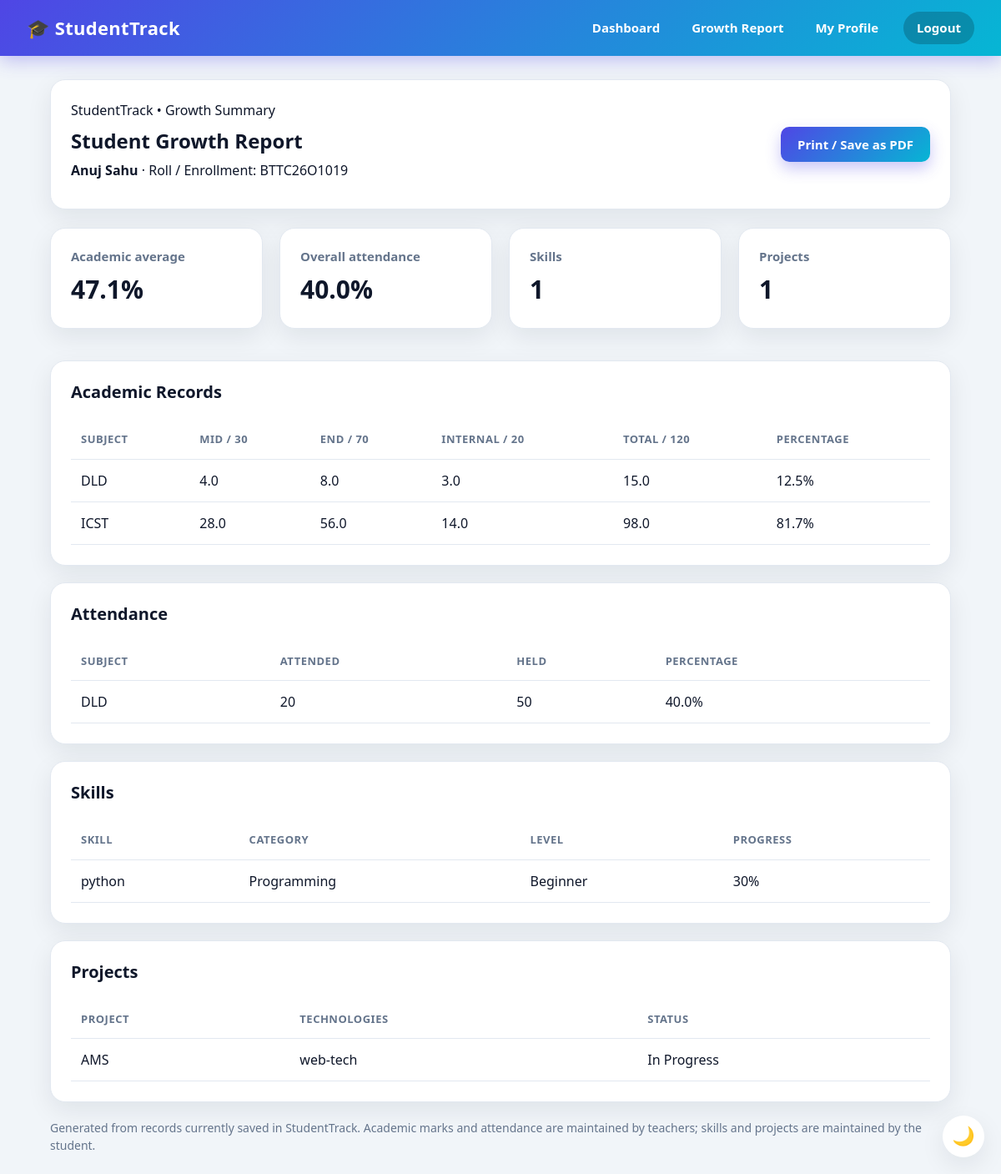
Page /report (signed in) on the earlier database version.
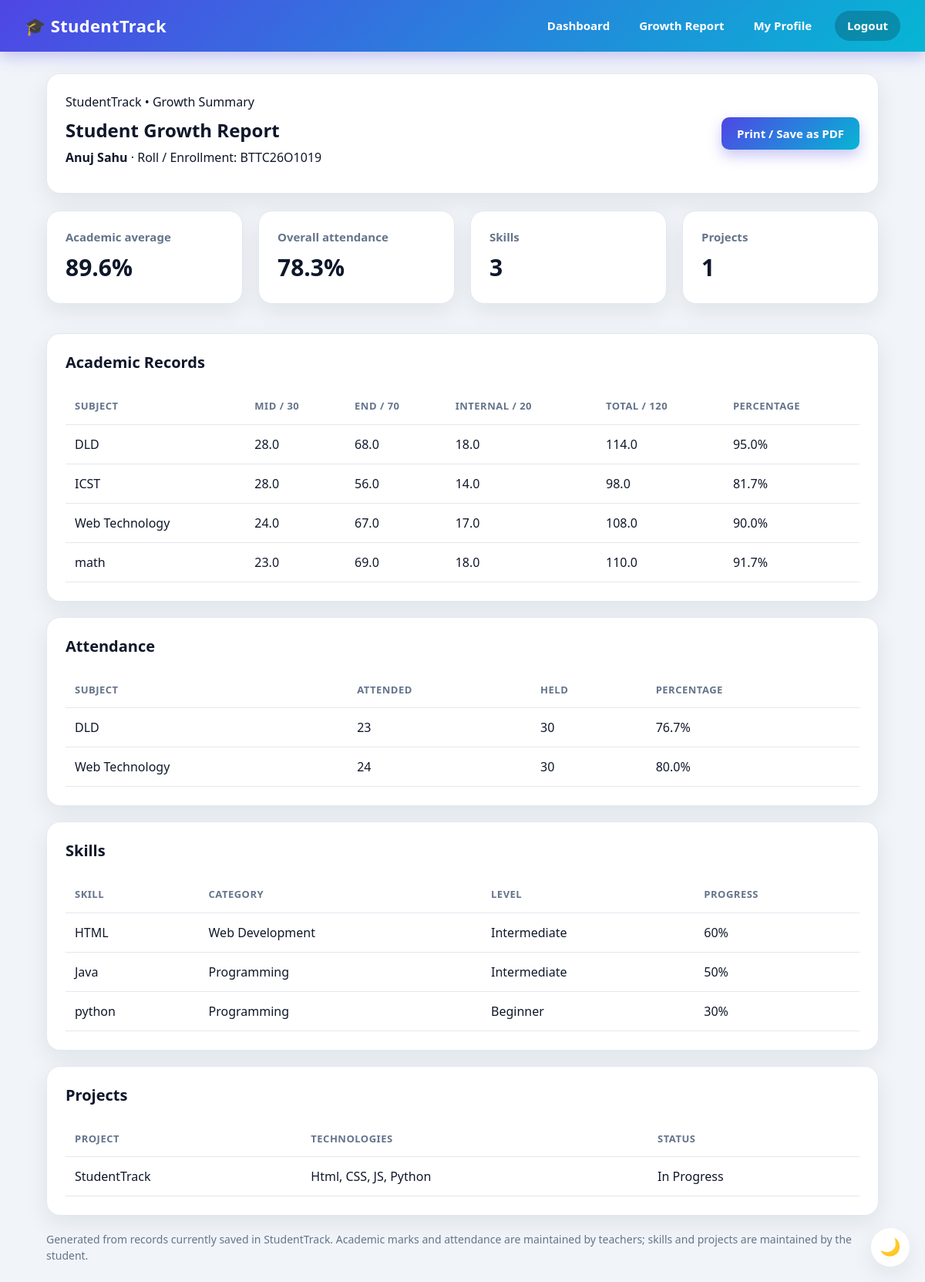
Same page on the later database version.
### tables this page shows
CREATE TABLE users (
            id INTEGER PRIMARY KEY AUTOINCREMENT,
            name TEXT,
            father_name TEXT,
            enrollment TEXT,
            mobile TEXT,
            email TEXT,
            password TEXT
        );

CREATE TABLE academic_records (
            id INTEGER PRIMARY KEY AUTOINCREMENT,
            enrollment TEXT NOT NULL,
            subject TEXT NOT NULL,
            mid_sem REAL NOT NULL DEFAULT 0,
            end_sem REAL NOT NULL DEFAULT 0,
            internal_lab REAL NOT NULL DEFAULT 0,
            UNIQUE(enrollment, subject)
        );

CREATE TABLE attendance (
            id INTEGER PRIMARY KEY AUTOINCREMENT,
            enrollment TEXT NOT NULL,
            subject TEXT NOT NULL,
            total_classes INTEGER NOT NULL DEFAULT 0,
            attended_classes INTEGER NOT NULL DEFAULT 0,
            UNIQUE(enrollment, subject)
        );

CREATE TABLE skills (
            id INTEGER PRIMARY KEY AUTOINCREMENT,
            enrollment TEXT,
            skill_name TEXT,
            level TEXT,
            category TEXT NOT NULL DEFAULT 'Other'
        , progress INTEGER NOT NULL DEFAULT 0, learning_note TEXT DEFAULT '');

CREATE TABLE projects (
        id INTEGER PRIMARY KEY AUTOINCREMENT,
        enrollment TEXT NOT NULL,
        title TEXT NOT NULL,
        technologies TEXT DEFAULT '',
        description TEXT DEFAULT '',
        project_url TEXT DEFAULT '',
        status TEXT NOT NULL DEFAULT 'In Progress'
    );

### app.py (the view)
@app.route("/report")
def growth_report():
    if "enrollment" not in session:
        return redirect("/")
    db = sqlite3.connect("students.db")
    user = db.execute("SELECT name, enrollment FROM users WHERE enrollment=?", (session["enrollment"],)).fetchone()
    academic = db.execute("SELECT subject, mid_sem, end_sem, internal_lab FROM academic_records WHERE enrollment=? ORDER BY subject", (session["enrollment"],)).fetchall()
    attendance_rows = db.execute("SELECT subject, total_classes, attended_classes FROM attendance WHERE enrollment=? ORDER BY subject", (session["enrollment"],)).fetchall()
    skills = db.execute("SELECT skill_name, category, level, progress FROM skills WHERE enrollment=? ORDER BY skill_name", (session["enrollment"],)).fetchall()
    projects = db.execute("SELECT title, technologies, status FROM projects WHERE enrollment=? ORDER BY title", (session["enrollment"],)).fetchall()
    db.close()
    if not user:
        return redirect("/")
    subject_percentages = [((r[1]+r[2]+r[3])*100/120) for r in academic]
    academic_average = round(sum(subject_percentages)/len(subject_percentages), 1) if subject_percentages else 0
    total_held = sum(r[1] for r in attendance_rows)
    total_attended = sum(r[2] for r in attendance_rows)
    attendance_percent = round(total_attended*100/total_held, 1) if total_held else 0
    return render_template("report.html", user=user, academic=academic, attendance_rows=attendance_rows,
        skills=skills, projects=projects, academic_average=academic_average, attendance_percent=attendance_percent)

### app.py (called while the page is built)
@app.after_request
def no_cache(response):
    response.headers["Cache-Control"] = "no-store"
    return response

### templates/report.html (shortened to what this page needs)
{% extends "base.html" %}
{% block nav %}{% include "nav_student.html" %}{% endblock %}
{% block content %}
<main class="container report-page">
  <section class="card report-heading"><div><p class="eyebrow">StudentTrack • Growth Summary</p><h1>Student Growth Report</h1><p><b>{{ user[0] }}</b> · Roll / Enrollment: {{ user[1] }}</p></div><button class="btn btn-primary no-print" onclick="window.print()">Print / Save as PDF</button></section>
  <section class="stats"><div class="card stat"><div><h3>Academic average</h3><p class="big">{{ academic_average }}%</p></div></div><div class="card stat"><div><h3>Overall attendance</h3><p class="big">{{ attendance_percent }}%</p></div></div><div class="card stat"><div><h3>Skills</h3><p class="big">{{ skills|length }}</p></div></div><div class="card stat"><div><h3>Projects</h3><p class="big">{{ projects|length }}</p></div></div></section>
  <section class="card"><h2>Academic Records</h2><div class="table-wrap"><table><thead><tr><th>Subject</th><th>Mid / 30</th><th>End / 70</th><th>Internal / 20</th><th>Total / 120</th><th>Percentage</th></tr></thead><tbody>{% for r in academic %}<tr><td>{{ r[0] }}</td><td>{{ r[1] }}</td><td>{{ r[2] }}</td><td>{{ r[3] }}</td><td>{{ r[1]+r[2]+r[3] }}</td><td>{{ '%.1f'|format((r[1]+r[2]+r[3])*100/120) }}%</td></tr>{% else %}<tr><td colspan="6">No records</td></tr>{% endfor %}</tbody></table></div></section>
  <section class="card"><h2>Attendance</h2><div class="table-wrap"><table><thead><tr><th>Subject</th><th>Attended</th><th>Held</th><th>Percentage</th></tr></thead><tbody>{% for r in attendance_rows %}<tr><td>{{ r[0] }}</td><td>{{ r[2] }}</td><td>{{ r[1] }}</td><td>{{ '%.1f'|format(r[2]*100/r[1] if r[1] else 0) }}%</td></tr>{% else %}<tr><td colspan="4">No records</td></tr>{% endfor %}</tbody></table></div></section>
  <section class="card"><h2>Skills</h2><div class="table-wrap"><table><thead><tr><th>Skill</th><th>Category</th><th>Level</th><th>Progress</th></tr></thead><tbody>{% for s in skills %}<tr><td>{{ s[0] }}</td><td>{{ s[1] }}</td><td>{{ s[2] }}</td><td>{{ s[3] }}%</td></tr>{% else %}<tr><td colspan="4">No skills</td></tr>{% endfor %}</tbody></table></div></section>
  <section class="card"><h2>Projects</h2><div class="table-wrap"><table><thead><tr><th>Project</th><th>Technologies</th><th>Status</th></tr></thead><tbody>{% for p in projects %}<tr><td>{{ p[0] }}</td><td>{{ p[1] }}</td><td>{{ p[2] }}</td></tr>{% else %}<tr><td colspan="3">No projects</td></tr>{% endfor %}</tbody></table></div></section>
  <p class="hint">Generated from records currently saved in StudentTrack. Academic marks and attendance are maintained by teachers; skills and projects are maintained by the student.</p>
</main>
{% endblock %}

### templates/base.html (shortened to what this page needs)
<!DOCTYPE html>
<html lang="en">
<head>
    <link rel="stylesheet" href="{{ url_for('static', filename='style.css') }}">
</head>
<body>
    {% block nav %}{% endblock %}
    {% block content %}{% endblock %}
    <button id="themeBtn" class="theme-btn" type="button" title="Dark / light mode">🌙</button>
</body>
</html>

### templates/nav_student.html (shortened to what this page needs)
<header class="navbar">
    <a class="brand" href="/dashboard">🎓 StudentTrack</a>
    <nav class="nav-links">
        <a href="/dashboard" class="{% if request.path == '/dashboard' %}active{% endif %}">Dashboard</a>
        <a href="/report">Growth Report</a>
        <a href="/profile" class="{% if request.path == '/profile' %}active{% endif %}">My Profile</a>
        <a href="/logout" class="logout">Logout</a>
    </nav>
</header>

### static/style.css (style rules this page uses)
:root { --bg: #f1f5f9; --card: #ffffff; --text: #0f172a; --muted: #64748b; --border: #e2e8f0; --primary: #4f46e5; --primary-dark: #4338ca; --primary-soft: #eef2ff; --good: #16a34a; --mid: #d97706; --low: #dc2626; --input-bg: #ffffff; --shadow: 0 10px 30px rgba(15, 23, 42, 0.08); --grad: linear-gradient(135deg, #4f46e5 0%, #06b6d4 100%); }
* { box-sizing: border-box; }
html { scroll-behavior: smooth; scroll-padding-top: 90px; }
body { margin: 0; font-family: "Segoe UI", Tahoma, Arial, sans-serif; background: var(--bg); color: var(--text); line-height: 1.5; transition: background 0.3s, color 0.3s; }
h1, h2, h3 { margin: 0 0 8px; line-height: 1.25; }
h2 { font-size: 20px; }
h3 { font-size: 15px; color: var(--muted); font-weight: 600; }
p { margin: 0 0 10px; }
a { color: var(--primary); text-decoration: none; }
.container { max-width: 1120px; margin: 0 auto; padding: 28px 20px 10px; }
.hint { color: var(--muted); font-size: 14px; margin-bottom: 14px; }
.navbar { position: sticky; top: 0; z-index: 40; display: flex; align-items: center; justify-content: space-between; padding: 14px 32px; background: var(--grad); color: #fff; box-shadow: 0 6px 20px rgba(79, 70, 229, 0.3); }
.brand { color: #fff; font-size: 22px; font-weight: 700; letter-spacing: 0.3px; }
.nav-links { display: flex; align-items: center; gap: 6px; }
.nav-links a { color: #fff; padding: 8px 16px; border-radius: 30px; font-weight: 600; font-size: 15px; transition: background 0.2s; }
.nav-links a.logout { background: rgba(0, 0, 0, 0.2); margin-left: 8px; }
.card { background: var(--card); border-radius: 18px; padding: 24px; box-shadow: var(--shadow); border: 1px solid var(--border); transition: transform 0.25s, box-shadow 0.25s, background 0.3s; }
.stats { display: grid; grid-template-columns: repeat(auto-fit, minmax(220px, 1fr)); gap: 20px; margin: 22px 0; }
.stat { display: flex; align-items: center; gap: 16px; }
.stat .big { font-size: 30px; font-weight: 700; margin: 0; }
.btn { display: inline-block; padding: 11px 20px; font-size: 15px; font-weight: 600; border: none; border-radius: 10px; cursor: pointer; text-align: center; font-family: inherit; transition: transform 0.15s, box-shadow 0.2s, background 0.2s; }
.btn-primary { background: var(--grad); color: #fff; box-shadow: 0 8px 18px rgba(79, 70, 229, 0.3); }
.table-wrap { overflow-x: auto; }
table { width: 100%; border-collapse: collapse; margin-top: 14px; }
th, td { text-align: left; padding: 13px 12px; border-bottom: 1px solid var(--border); white-space: nowrap; }
th { color: var(--muted); font-size: 13px; text-transform: uppercase; letter-spacing: 0.5px; }
.theme-btn { position: fixed; right: 20px; bottom: 20px; width: 50px; height: 50px; border-radius: 50%; border: none; background: var(--card); box-shadow: var(--shadow); font-size: 22px; cursor: pointer; z-index: 70; transition: transform 0.2s; }
.stats > :nth-child(2) { animation-delay: 0.08s; }
.stats > :nth-child(3) { animation-delay: 0.16s; }
.stats > :nth-child(4) { animation-delay: 0.24s; }
.report-heading { display:flex; justify-content:space-between; align-items:center; gap:20px; }
.report-page .card { margin-bottom:18px; }
.container > .card, .container > section.card { margin-bottom: 20px; }
.container > .stats { margin-bottom: 20px; }

Differences in the rows shown:
removed projects: title "AMS", technologies "web-tech", status "In Progress"
changed academic_records "DLD": mid_sem "4.0" → "28.0"; end_sem "8.0" → "68.0"; internal_lab "3.0" → "18.0"; r[1]+r[2]+r[3] "15.0" → "114.0"; (r[1]+r[2]+r[3])*100/120 "12.5" → "95.0"
added academic_records: subject "Web Technology", mid_sem "24.0", end_sem "67.0", internal_lab "17.0", r[1]+r[2]+r[3] "108.0", (r[1]+r[2]+r[3])*100/120 "90.0"
added academic_records: subject "math", mid_sem "23.0", end_sem "69.0", internal_lab "18.0", r[1]+r[2]+r[3] "110.0", (r[1]+r[2]+r[3])*100/120 "91.7"
changed attendance "DLD": attended_classes "20" → "23"; total_classes "50" → "30"; r[2]*100/r[1]ifr[1]else0 "40.0" → "76.7"
added attendance: subject "Web Technology", attended_classes "24", total_classes "30", r[2]*100/r[1]ifr[1]else0 "80.0"
added skills: skill_name "HTML", category "Web Development", level "Intermediate", progress "60"
added skills: skill_name "Java", category "Programming", level "Intermediate", progress "50"
added projects: title "StudentTrack", technologies "Html, CSS, JS, Python", status "In Progress"
Other differences:
{{ academic_average }}: "47.1" → "89.6"
{{ attendance_percent }}: "40.0" → "78.3"
{{ skills|length }}: "1" → "3"
